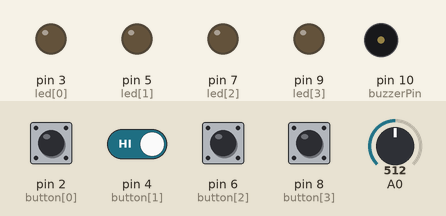
The sketch below on a simulated Arduino Uno, built with avr-gcc and run on an emulated ATmega328P. On the bench: output pins drawn as LEDs (lit = HIGH), buzzer (waves = sounding). Dashed ring = blinking. The inputs (shaded band) are chosen by the test bench; at power-on: pin 2 (button[0]), pin 4 (button[1]), pin 6 (button[2]), pin 8 (button[3]) HIGH, A0 = 512. Random numbers use the default seed unless the sketch sets one.

Above: at 3.5 s.
3.6 s: pin 2 (button[0]) pulled LOW for 0.15 s
At 3.72 s:
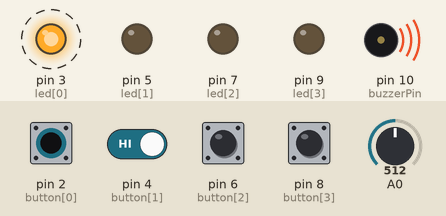
6.7 s: pin 2 (button[0]) driven LOW and pin 4 (button[1]) driven LOW
At 8.52 s:
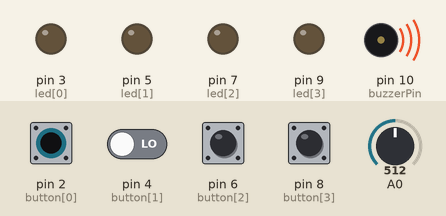
9.7 s: pin 2 (button[0]) driven HIGH
At 11.9 s:
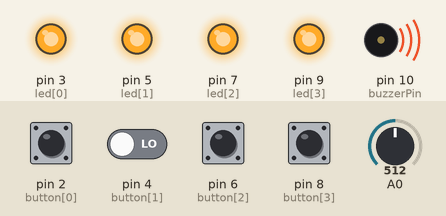
12.7 s: pin 2 (button[0]) driven LOW
Timing chart, 0 to 16.7 s (numbered marks = the images above; inputs shaded):
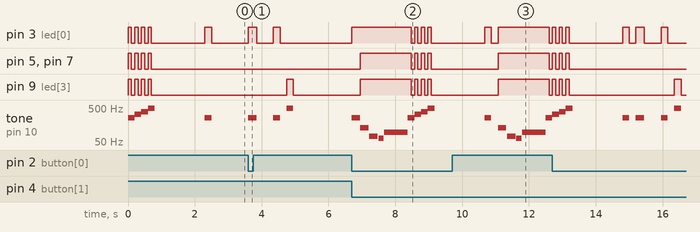

Measured:
- after the input at 9.7 s, pin 5 (led[1]), pin 7 (led[2]): LOW → HIGH after 1.4 s, → LOW 1.5 s later
- by itself, pin 5 (led[1]), pin 7 (led[2]): alternates HIGH for 0.10 s and LOW for 0.10 s, 8 changes in all, then stays LOW
- by itself, tone on pin 10 (buzzerPin): plays 330 Hz for 0.20 s, 392 Hz for 0.20 s, 494 Hz for 0.20 s, 262 Hz for 0.20 s, 262 Hz for 0.25 s, 262 Hz for 0.20 s … (7 notes in this stretch)

The sketch:

07_simon.ino
```cpp
/*

Circuit 7 - 2C

Simon Says game


*/

// set pins where the buttons, LED and buzzer connect

int button[] = {2, 4, 6, 8};        // Button red is index 0, yellow index 1, green index 2, blue index 3
int led[] = {3, 5, 7, 9};           // LED red is index 0, yellow index 1, green index 2, blue index 3
int tones[] = {262, 330, 392, 494}; // tones to play with each button (c, e g, b)

int roundsToWin = 10;           //number of rounds the player has to win to win game
int buttonSequence[16];         //make an array of numbers that will be sequence player has to remember

int buzzerPin = 10;             //pin 10 for buzzer

int pressedButton = 4;          //variable to remember which button is pressed. 4 is no button pressed.
int roundCounter = 1;           //tracks which round player is on

long startTime = 0;             //time variable for time limit on button press
long timeLimit = 2000;          //time to hit button

boolean gameStarted = false;    //variable to tell game to start or not to play start sequence

void setup() {

    //set all button pins to input_pullup to use built in resistors

    pinMode(button[0], INPUT_PULLUP);
    pinMode(button[1], INPUT_PULLUP);
    pinMode(button[2], INPUT_PULLUP);
    pinMode(button[3], INPUT_PULLUP);

    //set LEDs pins to output
    pinMode(led[0], OUTPUT);
    pinMode(led[1], OUTPUT);
    pinMode(led[2], OUTPUT);
    pinMode(led[3], OUTPUT);

    pinMode(buzzerPin, OUTPUT); //set buzzerPin variable to output

}

void loop() {

    if (gameStarted == false){  //if game hasn't started yet
        startSequence();        //initiate start sequence
        roundCounter = 0;       //reset round counter
        delay(1500);            //wait 1.5 seconds
        gameStarted = true;     //set gameStarted to true so it doesn't start again
    }
//each round start by flashing out sequence to be repeated
for (int i = 0; i <= roundCounter; i++) {   //go through array up to current round number
    flashLED(buttonSequence[i]);            //turn on LED for that array position and sound
    delay(200);                            //wait 2 seconds
    allLEDoff();                            //turn all LEDs off
    delay(200);
}

//start going throught sequence one at a time and see if user presses right button
    for (int i = 0; i <= roundCounter; i++){    //for each button pressed in the sequence

        startTime = millis();                   //record start time

        while (gameStarted == true) {           //loop until player presses a button or the time limit is up (if statement)
            pressedButton = buttonCheck();      //every loop check to see which button is pressed

            if (pressedButton < 4){             //if button is pressed. 4 is no button

                flashLED(pressedButton);        //flash LED for button pressed

                if (pressedButton == buttonSequence[i]){    //if button pressed matches button in sequence
                    delay(250);                             //leave LED on for a moment
                    allLEDoff();                            //turn off all LED
                    break;                                  //end while loop and it will go to next number in the for loop
                } else {
                    loseSequence();
                    break;
                }

            }else{              //if no button is pressed
                allLEDoff();    //turn off LEDs
            }

            //check to see if time is up
            if (millis() - startTime > timeLimit){  //if time limit is up
                loseSequence();                 //play lose sequence
                break;
            }


        }
    }

    if (gameStarted == true) {
        roundCounter = roundCounter +1;

        if (roundCounter >= roundsToWin){   //if player has gone to 16th round
            winSequence();                  //play win sequence
        }
        delay(500);     //wait half second between rounds
    }
}


//----------- FUNCTIONS OF GAME  -----------

//FLASH LED
void flashLED (int ledNumber) {
    digitalWrite(led[ledNumber], HIGH);
    tone(buzzerPin, tones[ledNumber]);
}

//TURN ALL LEDs OFF
void allLEDoff() {
    digitalWrite(led[0], LOW);
    digitalWrite(led[1], LOW);
    digitalWrite(led[2], LOW);
    digitalWrite(led[3], LOW);
    //turn off buzzer
    noTone(buzzerPin);
}

//CHECK WHICH BUTTON IS PRESSED
int buttonCheck() {
    //check if any buttons are being pressed
    if (digitalRead(button[0]) == LOW){
        return 0;
    }else if (digitalRead(button[1]) == LOW){
        return 1;
    }else if (digitalRead(button[2]) == LOW){
        return 2;
    }else if (digitalRead(button[3]) == LOW){
        return 3;
    }else{
        return 4;
    }
}

//START SEQUENCE
void startSequence(){

    randomSeed(analogRead(A0));     //make sure the random numbers are random

    for (int i = 0; i <= roundsToWin; i++) {
    //populate buttonSequence with random numbers
    buttonSequence[i] = random(0, 4);
}

//flash LEDs at start of game
for (int i = 0; i <=3; i++) {
    tone(buzzerPin, tones[i], 200); //play one of the 4 tones

    //turn all of the LEDs on
    digitalWrite(led[0], HIGH);
    digitalWrite(led[1], HIGH);
    digitalWrite(led[2], HIGH);
    digitalWrite(led[3], HIGH);

    delay(100);

    //turn all the LEDS off
    digitalWrite(led[0], LOW);
    digitalWrite(led[1], LOW);
    digitalWrite(led[2], LOW);
    digitalWrite(led[3], LOW);

    delay(100);
}
}

//WIN SEQUENCE
void winSequence(){
        //turn on allLEDS
    for( int j = 0; j <= 3; j++){
        digitalWrite(led[j], HIGH);
}

//play the 1UP noise
    tone(buzzerPin, 1318, 150);
    delay(175);
    tone(buzzerPin, 1567, 150);
    delay(175);
    tone(buzzerPin, 2637, 150);
    delay(175);
    tone(buzzerPin, 2093, 150);
    delay(175);
    tone(buzzerPin, 2349, 150);
    delay(175);
    tone(buzzerPin, 3135, 150);
    delay(500);

    //wait until button is pressed
    do {
        pressedButton = buttonCheck();
    } while (pressedButton > 3);
    delay(100);

    gameStarted = false;        //reset game so that start sequence will play again
}

//LOSE SEQUENCE

void loseSequence(){

    //turn LEDs on
    for (int j = 0; j <= 3; j++){
    digitalWrite(led[j], HIGH);
    }

    //play 1UP noise
    tone(buzzerPin, 130, 250);
    delay(275);
    tone(buzzerPin, 73, 250);
    delay(275);
    tone(buzzerPin, 65, 150);
    delay(175);
    tone(buzzerPin, 98, 6500);
    delay(500);

    //wait until button is pressed
    do{
        pressedButton = buttonCheck();
    } while (pressedButton > 3);
    delay(200);

    gameStarted = false; // reset game sequence

}
```
